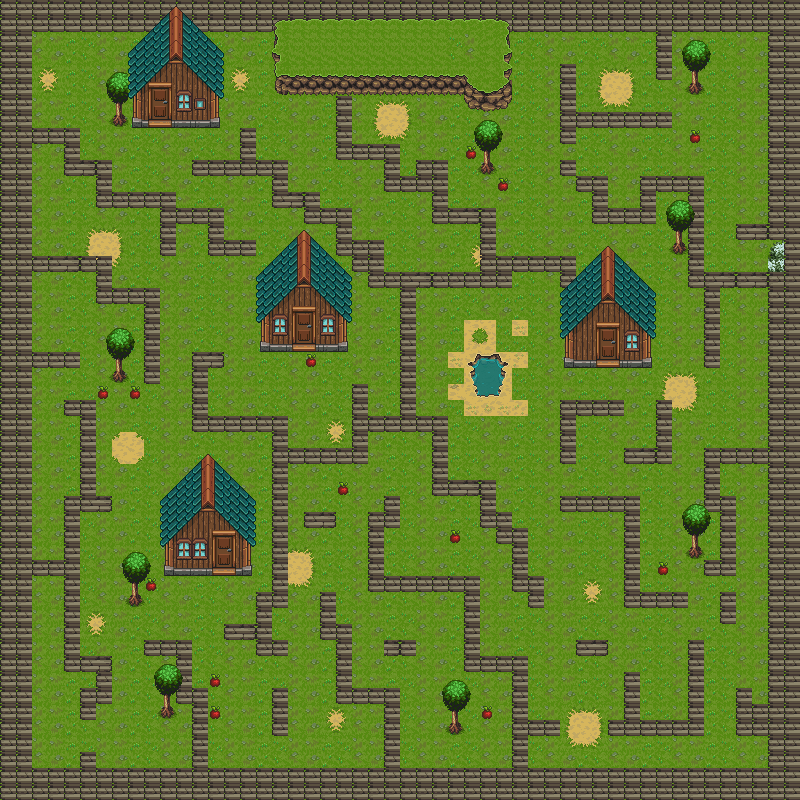

The image is a tile-based game level rendered from a .tmx file. Its description and source (layers, tilesets, objects; grid data summarised) follow:
An orthogonal 50x50 tile map with 16x16 px tiles, 6 tile layers (background, wall, plateform, deco, ...).

<map version="1.5" tiledversion="1.7.2" orientation="orthogonal" renderorder="right-down" width="50" height="50" tilewidth="16" tileheight="16" infinite="0" nextlayerid="7" nextobjectid="1">
 <tileset firstgid="1" source="textures/decor.tsx" />
 <layer id="1" name="background" width="50" height="50">
  <data>[2500 cells, 2500 non-empty, 43 distinct tile ids]</data>
 </layer>
 <layer id="2" name="wall" width="50" height="50">
  <data>[2500 cells, 382 non-empty, 1 distinct tile ids]</data>
 </layer>
 <layer id="5" name="plateform" width="50" height="50">
  <data>[2500 cells, 444 non-empty, 29 distinct tile ids]</data>
 </layer>
 <layer id="3" name="deco" width="50" height="50">
  <data>[2500 cells, 296 non-empty, 60 distinct tile ids]</data>
 </layer>
 <layer id="4" name="window" width="50" height="50">
  <data>[2500 cells, 50 non-empty, 10 distinct tile ids]</data>
 </layer>
 <layer id="6" name="win" width="50" height="50">
  <data>[2500 cells, 2 non-empty, 2 distinct tile ids]</data>
 </layer>
</map>